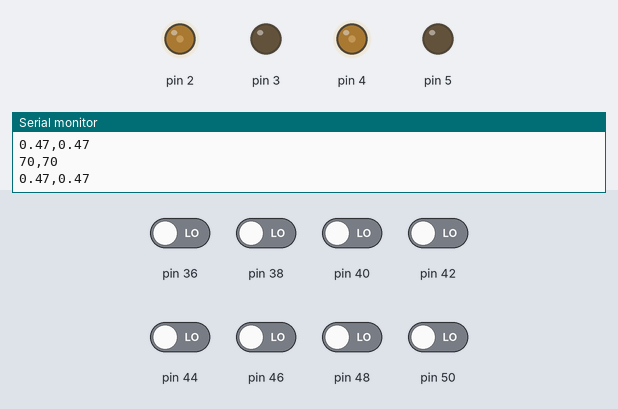
Bench run of a sketch on a simulated Arduino Mega 2560, built with avr-gcc and run on an emulated ATmega2560. Parts: output pins drawn as LEDs (lit = HIGH), the last lines printed to the serial monitor. Inputs (shaded band) come from the test bench; at power-on: pin 36, pin 38, pin 40, pin 42, pin 44, pin 46, pin 48, pin 50 LOW.

Above: at 1.2 s.
1.3 s: pin 36 driven HIGH
At 2.5 s:
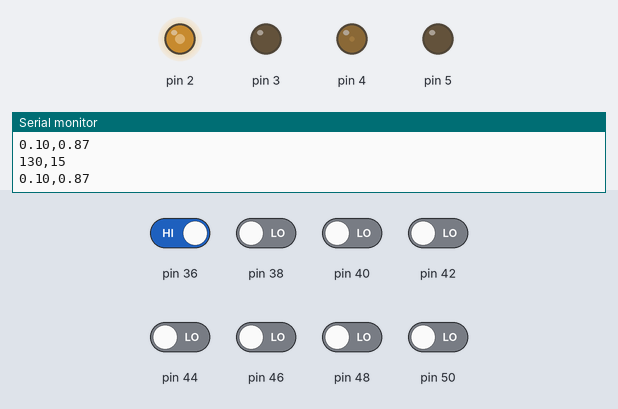
2.8 s: pin 44 driven HIGH
At 3.8 s:
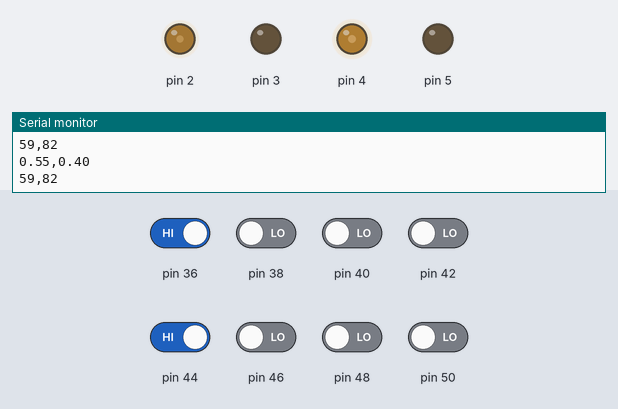
4.3 s: pin 48 driven HIGH
At 5.5 s:
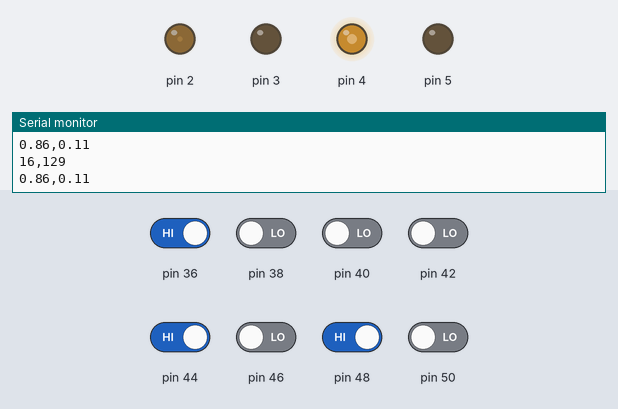
5.8 s: pin 40 driven HIGH
At 7.0 s:
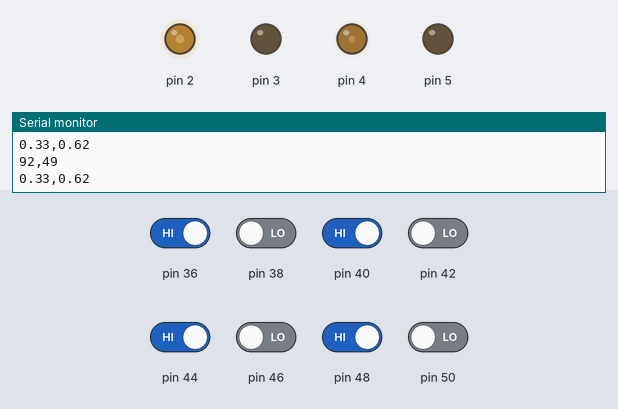
7.3 s: pin 38 driven HIGH
At 7.8 s:
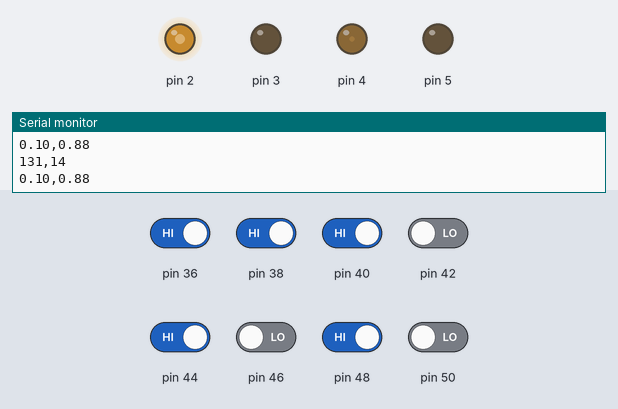
8.8 s: pin 50 driven HIGH
At 10.2 s:
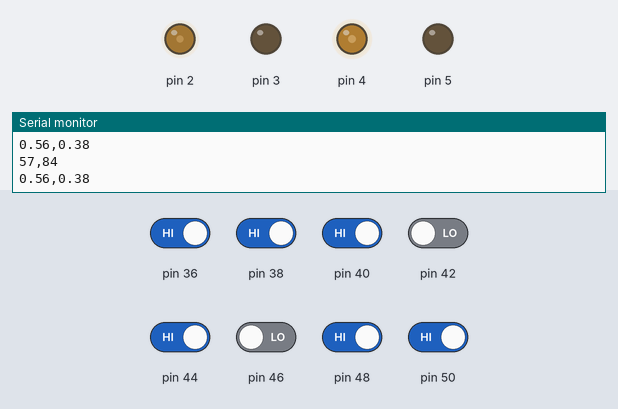
Timing chart, 0 to 11.8 s (numbered marks = the images above; inputs shaded):
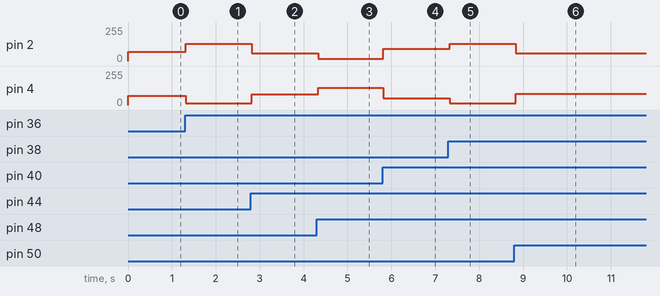

Measured:
- after the input at 1.3 s, pin 2: 70/255 → 130/255 at once; pin 4: 70/255 → 15/255 at once
- after the input at 2.8 s, pin 2: 130/255 → 59/255 at once; pin 4: 15/255 → 82/255 at once
- after the input at 4.3 s, pin 2: 59/255 → 16/255 at once; pin 4: 82/255 → 129/255 at once
- after the input at 5.8 s, pin 2: 16/255 → 92/255 at once; pin 4: 129/255 → 49/255 at once
- after the input at 7.3 s, pin 2: 92/255 → 131/255 at once; pin 4: 49/255 → 14/255 at once
- after the input at 8.8 s, pin 2: 131/255 → 57/255 at once; pin 4: 14/255 → 84/255 at once

The sketch:

NN_Line_follower.ino
```cpp
#include <Math.h>
bool sensor_value[8];
double w1[8];
double w2[2];
double b2[2];
double b1[1];
double predictionArray[2]={0,0};
double Z;
double A;
double ZZ[2];
double AA[2];
void setup() {
  pinMode(36,INPUT);
  pinMode(38,INPUT);
  pinMode(40,INPUT);
  pinMode(42,INPUT);
  pinMode(44,INPUT);
  pinMode(46,INPUT);
  pinMode(48,INPUT);
  pinMode(50,INPUT);

  pinMode(2,OUTPUT);
  pinMode(3,OUTPUT);
  pinMode(4,OUTPUT);
  pinMode(5,OUTPUT);

  Serial.begin(9600);


  w1[0]=-2.18923523;
  w1[1]=-3.41938433;
  w1[2]=-3.86338789;
  w1[3]=-2.35007917;
  w1[4]= 2.33945419;
  w1[5]= 2.16638758;
  w1[6]= 3.40659723;
  w1[7]= 3.90511339;

  w2[0]= 2.02033755;
  w2[1]=-2.03282775;

  b2[0]=-0.18288889;
  b2[1]=-0.04979374;

  b1[0]=0.03597459;
}

void loop() {
   sensor_value[0]=digitalRead(36);
   sensor_value[1]=digitalRead(38);
   sensor_value[2]=digitalRead(40);
   sensor_value[3]=digitalRead(42);
   sensor_value[4]=digitalRead(44);
   sensor_value[5]=digitalRead(46);
   sensor_value[6]=digitalRead(48);
   sensor_value[7]=digitalRead(50);

   prediction();
   Serial.print(predictionArray[0]);
   Serial.print(",");
   Serial.println(predictionArray[1]);
   act();


}

void act()
{
  int pwm1=map2(predictionArray[0],0,1,0,150);
  int pwm2=map2(predictionArray[1],0,1,0,150);
  analogWrite(2,pwm2);
  digitalWrite(3,LOW);
  analogWrite(4,pwm1);
  digitalWrite(5,LOW);
  Serial.print(pwm2);
  Serial.print(",");
  Serial.println(pwm1);

}
int map2(float x, float in_min, float in_max, int out_min, int out_max) {
  return (x - in_min) * (out_max - out_min) / (in_max - in_min) + out_min;
}
void prediction()
  {
    Z=((sensor_value[0]*w1[0] + sensor_value[1]*w1[1] + sensor_value[2]*w1[2] + sensor_value[3]*w1[3] + sensor_value[4]*w1[4] + sensor_value[5]*w1[5] + sensor_value[6]*w1[6] + sensor_value[7]*w1[7]) +b1[0]);
    A=tanh2(Z);

    ZZ[0]=((w2[0]*A + b2[0]));
    ZZ[1]=((w2[1]*A + b2[1]));

    AA[0]= Sigmoid(ZZ[0]);
    AA[1]= Sigmoid(ZZ[1]);

    predictionArray[0]=AA[0];
    predictionArray[1]=AA[1];
  }
double tanh2(double x)
{
  double x0 = exp(x);
  double x1 = 1.0 / x0;

  return ((x0 - x1) / (x0 + x1));
}

double Sigmoid(double x)
{
    return 1 / (1 + exp(-x));
}
```
